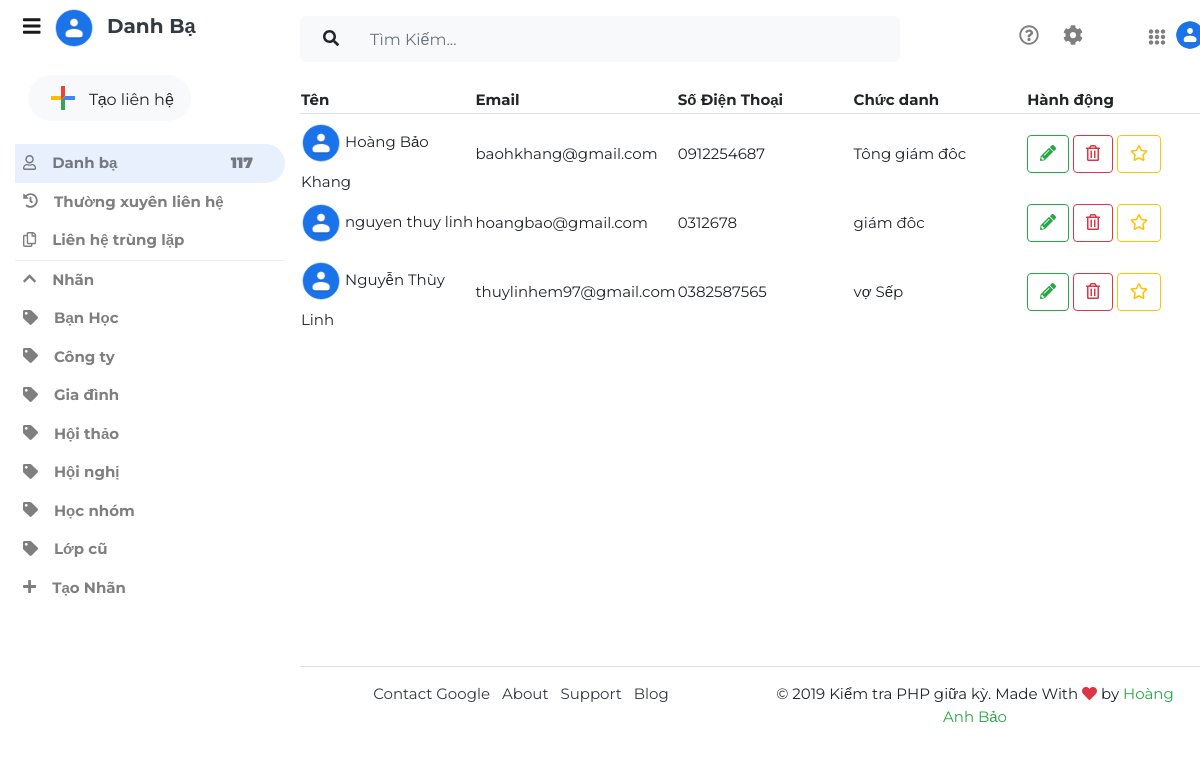
The app's page /contact/index.php/contact/showData with its own data.
### tables this page shows
CREATE TABLE `lien_he` (
  `id` int(11) NOT NULL,
  `ten` varchar(255) NOT NULL,
  `email` varchar(255) NOT NULL,
  `sdt` varchar(255) NOT NULL,
  `chuc_vu` varchar(255) NOT NULL
);

### contact/application/controllers/contact.php (called while the page is built, shortened)
<?php if ( ! defined('BASEPATH')) exit('No direct script access allowed');
class contact extends CI_Controller {
	public function showData()
	{
		$this->load->model('contact_model');
		$data =$this->contact_model->getDataFromDB();
		$data= array('mangdl' =>$data);
		$this->load->view('contact_view', $data, FALSE);
	}
}

### contact/index.php (called while the page is built, shortened)
<?php
require_once BASEPATH.'core/CodeIgniter.php';

### contact/application/models/contact_model.php (called while the page is built, shortened)
<?php if ( ! defined('BASEPATH')) exit('No direct script access allowed');
class contact_model extends CI_Model {
	public function getDataFromDB()
	{
		$this->db->select('*');
		$ketqua=$this->db->get('lien_he');
		$ketqua=$ketqua-> result_array();
		return $ketqua;
	}
}

### contact/application/views/contact_view.php (the view, shortened to what this page needs)
<!doctype html>
<html lang="en">
  <head>
    <link rel="stylesheet" href="https://stackpath.bootstrapcdn.com/bootstrap/4.1.1/css/bootstrap.min.css">
    <link rel="stylesheet" href="<?php echo base_url()?>2.css">
  </head>
  <body>
    <nav class="navbar navbar-expand-md navbar-light">
      <div class="collapse navbar-collapse" id="myNavbar">
        <div class="container-fluid">
          <div class="row">
            <div class="col-xl-3 col-lg-3 col-md-4 sidebar fixed-top">
              <div class="navbar-brand d-block mx-auto p-2 mb-2 " style="background: none">
                  <i class="fas fa-bars mr-2"></i>
                  <img src="<?php echo base_url()?>contacts_48dp.png"  width="40" class=" mr-2  ">
                  <a href="#"  class="text-dark h5"><b>Danh Bạ</b> </a>
              </div>
              <div class="mt-1 btn  ">
                <a href="#" class="btn btn-light search-button  p-1 pl-3 pr-3"  data-toggle="modal" data-target="#addcontact">
                  <span  aria-hidden="true" class="mr-2"><svg width="36" height="36" viewBox="0 0 36 36"><path fill="#34A853" d="M16 16v14h4V20z"></path><path fill="#4285F4" d="M30 16H20l-4 4h14z"></path><path fill="#FBBC05" d="M6 16v4h10l4-4z"></path><path fill="#EA4335" d="M20 16V6h-4v14z"></path><path fill="none" d="M0 0h36v36H0z"></path></svg></span>
                  <span class="float-right mt-2 ">Tạo liên hệ</span>
                </a>
              </div>
              <ul class="navbar-nav flex-column mt-3 font-weight-bold">
                <li class="nav-item"><a href="#" class="nav-link  current p-2  "><i class="far fa-user   mr-3"></i>Danh bạ  <b class="float-right mr-4">117</b> </a></li>
                <li class="nav-item "><a href="#"class="nav-link current1 p-2  sidebar-link"><i class="fas fa-history mr-3"></i>Thường xuyên liên hệ </a></li>
                <li class="nav-item"><a href="#" class="nav-link current1 p-2  sidebar-link"><i class="far fa-copy mr-3"></i>Liên hệ trùng lặp</a></li>
                <div class="bottom-border"></div>
                <li class="nav-item"><a href="#" class="nav-link current1 p-2  sidebar-link"><i class="fas fa-chevron-up mr-3"></i></i>Nhãn</a></li>
                <li class="nav-item"><a href="#" class="nav-link current1 p-2  sidebar-link"><i class="fas fa-tag mr-3"></i>Bạn Học</a></li>
                <li class="nav-item"><a href="#" class="nav-link current1 p-2  sidebar-link"><i class="fas fa-tag mr-3"></i>Công ty</a></li>
                <li class="nav-item"><a href="#" class="nav-link current1 p-2  sidebar-link"><i class="fas fa-tag mr-3"></i>Gia đình</a></li>
                <li class="nav-item"><a href="#" class="nav-link current1 p-2  sidebar-link"><i class="fas fa-tag mr-3"></i>Hội thảo</a></li>
                <li class="nav-item"><a href="#" class="nav-link current1 p-2  sidebar-link"><i class="fas fa-tag mr-3"></i>Hội nghị</a></li>
                <li class="nav-item"><a href="#" class="nav-link current1 p-2  sidebar-link"><i class="fas fa-tag mr-3"></i>Học nhóm</a></li>
                <li class="nav-item"><a href="#" class="nav-link current1 p-2  sidebar-link"><i class="fas fa-tag mr-3"></i>Lớp cũ</a></li>
                <li class="nav-item"><a href="#" class="nav-link current1 p-2  sidebar-link"><i class="fas fa-plus mr-3"></i>Tạo Nhãn</a></li>
              </ul>
            </div>
            <div class="col-xl-9  col-lg-9 col-md-8  ml-auto fixed-top  mt-3">
              <div class="row ">
                <div class="col-md-8 bg-light search-input  p-1 ">
                  <form  action="searchContact" method="post" enctype="multidata/form-data">
                    <div class="input-group ">
                      <button type="button" class="btn btn-light search-button mr-2 ml-2"><i class="fas fa-search "></i></button>
                      <input type="text" name="search" class="form-control search-input" placeholder="Tìm Kiếm...">
                    </div>
                  </form>
                </div>
                <div class="col-md-4 ">
                  <ul class="navbar-nav pl-5 ml-5">
                    <li class="nav-item icon-parent "><a href="#" class="nav-link  mr-2"><i class="far fa-question-circle fa-lg"></i></a></li>
                    <li class="nav-item icon-parent "><a href="#" class="nav-link  mr-5"><i class="fas fa-cog fa-lg"></i></a></li>
                    <li class="nav-item icon-parent mt-1"><a href="#" class="nav-link btn bo "><i class="fas fa-ellipsis-v"></i><i class="fas fa-ellipsis-v"></i><i class="fas fa-ellipsis-v"></i></a></li>
                    <li class="nav-item ml-md-auto mt-1"><img src="<?php echo base_url()?>contacts_48dp.png" width="30" alt="avt"></li>
                  </ul>
                </div>
              </div>
            </div>
          </div>
        </div>
      </div>
    </nav>
  <section>
      <div class="container-fluid position-fixed  ">
        <div class="row">
          <div class="col-xl-9  ml-auto">
            <div class="row pt-md-5 mt-3  ">
                <table width="100%" class="text-xs-center mt-2 table-hover ">
                  <thead class="border-bottom  ">
                    <tr >
                      <th width="20%">Tên</th>
                      <th width="20%">Email</th>
                      <th width="20%">Số Điện Thoại</th>
                      <th width="20%">Chức danh </th>
                      <th width="20%">Hành động</th>
                    </tr>
                  </thead>
                  <tbody >
                    <?php foreach ($mangdl as $key => $value): ?>
                        <tr>
                          <td> <img src="<?php echo base_url()?>contacts_48dp.png" width="40" alt="avt" class="py-2"> <?= $value['ten'] ?></td>
                          <td><?= $value['email'] ?></td>
                          <td><?=$value['sdt'] ?></td>
                          <td><?= $value['chuc_vu'] ?></td>
                          <td>
                            <div class="">
                                <a href="editContact/<?= $value['id'] ?>"  class="btn btn-outline-success"> <i class="fas fa-pencil-alt  "></i></a>
                              <a href="deleteData/<?= $value['id'] ?>" class="btn btn-outline-danger"> <i class="far fa-trash-alt"></i></a>
                                <a href="#" class="btn btn-outline-warning"> <i class="far fa-star"></i></a>
                            </div>
                          </td>
                        </tr>
                    <?php endforeach ?>
                  </tbody>
                </table>
            </div>
          </div>
        </div>
      </div>
    </section>
<div style="height: 650px;"></div>
    <footer>
      <div class="container-fluid">
        <div class="row">
          <div class="col-xl-9 col-lg-9 col-md-8 ml-auto">
            <div class="row border-top pt-3">
              <div class="col-lg-6 text-center">
                <ul class="list-inline">
                  <li class="list-inline-item mr-2">
                    <a href="#" class="text-dark">Contact Google</a>
                  </li>
                  <li class="list-inline-item mr-2">
                    <a href="#" class="text-dark">About</a>
                  </li>
                  <li class="list-inline-item mr-2">
                    <a href="#" class="text-dark">Support</a>
                  </li>
                  <li class="list-inline-item mr-2">
                    <a href="#" class="text-dark">Blog</a>
                  </li>
                </ul>
              </div>
              <div class="col-lg-6 text-center">
                <p>&copy; 2019 Kiểm tra PHP giữa kỳ. Made With <i class="fas fa-heart text-danger"></i> by <span class="text-success">Hoàng Anh Bảo</span></p>
              </div>
            </div>
          </div>
        </div>
      </div>
    </footer>
  </body>
</html>

### contact/2.css (style rules this page uses)
body { font-family: 'Montserrat', sans-serif; font-size: 15px; }
.sidebar { height: 100vh; background: none; background-position: center; background-repeat: no-repeat; background-size: cover; }
.bottom-border { border-bottom: 1px groove #eee; }
.current { background-color: #E8F0FE; border-radius: 0 20px 20px 0; transition: all .3s; }
.search-input { background: transparent; border: none; border-radius: 7px; z-index: 10; }
.search-button { border-radius: 30px; padding: 5px 10px; transition: all .4s; }
.bo { border-radius: 50%; padding:5px 12px; }
.icon-parent { position: relative; }

### records on screen
lien_he: ten "Hoàng Bảo Khang", email "baohkhang@gmail.com", sdt "0912254687", chuc_vu "Tông giám đôc"
lien_he: ten "nguyen thuy linh", email "hoangbao@gmail.com", sdt "0312678", chuc_vu "giám đôc"
lien_he: ten "Nguyễn Thùy Linh", email "thuylinhem97@gmail.com", sdt "0382587565", chuc_vu "vợ Sếp"
